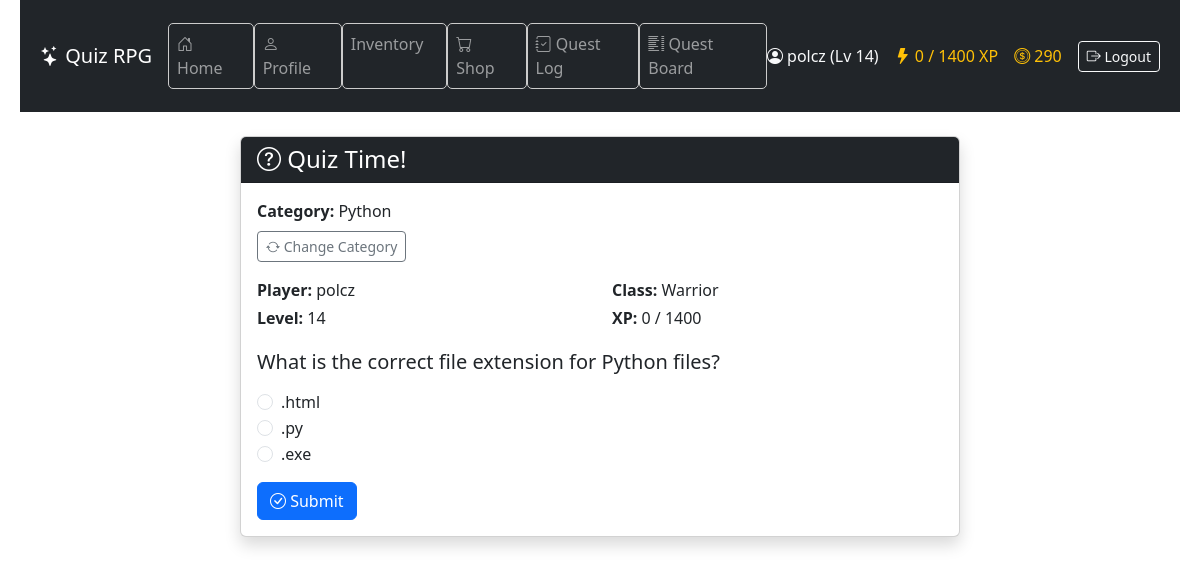
The app's page /quiz/ (signed in) with its own data.
### game/models.py (models this page shows, shortened)
class Character(models.Model):
    CLASS_CHOICES = [
        ("warrior", "Warrior"),
        ("mage", "Mage"),
        ("rogue", "Rogue"),
    ]
    user = models.OneToOneField(User, on_delete=models.CASCADE)
    name = models.CharField(max_length=100)
    character_class = models.CharField(
        max_length=20, choices=CLASS_CHOICES, default="warrior"
    )
    level = models.IntegerField(default=1)
    experience = models.IntegerField(default=0)
    hp = models.PositiveIntegerField(default=100)
    max_hp = models.PositiveIntegerField(default=100)
    mana = models.PositiveIntegerField(default=50)
    max_mana = models.PositiveIntegerField(default=50)
    stamina = models.PositiveIntegerField(default=50)
    max_stamina = models.PositiveIntegerField(default=50)
    armor = models.PositiveIntegerField(default=0)
    physical_min_damage = models.PositiveIntegerField(default=1)
    physical_max_damage = models.PositiveIntegerField(default=3)
    spell_power = models.PositiveIntegerField(default=0)
    hp_regeneration = models.PositiveIntegerField(default=0)
    mana_regeneration = models.PositiveIntegerField(default=0)
    stamina_regeneration = models.PositiveIntegerField(default=0)
    items = models.ManyToManyField("Item", related_name="characters", blank=True)
    equipped_head = models.ForeignKey(
        "Item",
        null=True,
        blank=True,
        related_name="equipped_on_head",
        on_delete=models.SET_NULL,
    )
    equipped_body = models.ForeignKey(
        "Item",
        null=True,
        blank=True,
        related_name="equipped_on_body",
        on_delete=models.SET_NULL,
    )
    equipped_legs = models.ForeignKey(
        "Item",
        null=True,
        blank=True,
        related_name="equipped_on_legs",
        on_delete=models.SET_NULL,
    )
    equipped_feet = models.ForeignKey(
        "Item",
        null=True,
        blank=True,
        related_name="equipped_on_feet",
        on_delete=models.SET_NULL,
    )
    equipped_hand_right = models.ForeignKey(
        "Item",
        null=True,
        blank=True,
        related_name="equipped_on_hand_right",
        on_delete=models.SET_NULL,
    )
    equipped_hand_left = models.ForeignKey(
        "Item",
        null=True,
        blank=True,
        related_name="equipped_on_hand_left",
        on_delete=models.SET_NULL,
    )
    strength = models.IntegerField(default=5)
    intelligence = models.IntegerField(default=5)
    agility = models.IntegerField(default=5)
    luck = models.IntegerField(default=5)
    stat_points = models.IntegerField(default=0)
    gold = models.IntegerField(default=0)
    class XpReward(TypedDict):
        total: int
        base: int
        strength_bonus: int
        intelligence_bonus: int
        double: bool

class Question(models.Model):
    text = models.CharField(max_length=255)
    category = models.ForeignKey(
        "Category", on_delete=models.CASCADE, null=True, blank=True
    )

class Category(models.Model):
    name = models.CharField(max_length=100)

class Answer(models.Model):
    question = models.ForeignKey(
        "Question", related_name="answers", on_delete=models.CASCADE
    )
    text = models.CharField(max_length=255)
    is_correct = models.BooleanField(default=False)

### game/views.py (the view, shortened to what this page needs)
# urls.py: path("quiz/", views.quiz_view, name="quiz"),
@character_required
def quiz_view(request):
    character, created = Character.objects.get_or_create(
        user=request.user,
        defaults={"name": request.user.username},
    )
    category_id = request.session.get("selected_category")
    questions = Question.objects.all()
    if category_id:
        questions = questions.filter(category_id=category_id)
    if not questions.exists():
        return render(request, "game/no_questions.html", {"category_id": category_id})
    if not character.character_class:
        return redirect("choose_class")
    feedback = request.session.pop("feedback", None)
    question = random.choice(questions)
    return render(
        request,
        "game/quiz.html",
        {"question": question, "character": character, "feedback": feedback},
    )

### game/context_processors.py (called while the page is built)
def character_context(request):
    if request.user.is_authenticated:
        try:
            character = Character.objects.get(user=request.user)
            return {"character": character}
        except Character.DoesNotExist:
            return {}
    return {}

### game/templates/game/quiz.html (shortened to what this page needs)
{% extends "game/base.html" %}
{% block content %}
<div class="container my-4">
  <div class="row justify-content-center">
    <div class="col-lg-8">
      <div class="card shadow">
        <div class="card-header bg-dark text-white">
          <h4 class="mb-0"><i class="bi bi-question-circle"></i> Quiz Time!</h4>
        </div>
        <div class="card-body">
          {% if question.category %}
          <p class="mb-2">
            <strong>Category:</strong> {{ question.category.name }}
          </p>
          {% endif %}
          <p>
            <a href="{% url 'clear_category' %}" class="btn btn-sm btn-outline-secondary">
              <i class="bi bi-arrow-repeat"></i> Change Category
            </a>
          </p>
          <div class="mb-3 row row-cols-2">
            <p class="mb-1"><strong>Player:</strong> {{ character.name }}</p>
            <p class="mb-1"><strong>Class:</strong> {{ character.get_character_class_display }}</p>
            <p class="mb-1"><strong>Level:</strong> {{ character.level }}</p>
            <p class="mb-1">
              <strong>XP:</strong> {{ character.experience }} / {{ character.level|add:"0" }}00
            </p>
          </div>
          <form method="post">
            <div class="mb-3">
              <h5 class="mb-3">{{ question.text }}</h5>
              {% for answer in question.answers.all %}
              <div class="form-check">
                <input
                  class="form-check-input"
                  type="radio"
                  name="answer"
                  id="answer{{ answer.id }}"
                  value="{{ answer.id }}"
                />
                <label class="form-check-label" for="answer{{ answer.id }}">
                  {{ answer.text }}
                </label>
              </div>
              {% endfor %}
            </div>
            <button type="submit" class="btn btn-primary">
              <i class="bi bi-check-circle"></i> Submit
            </button>
          </form>
        </div>
      </div>
    </div>
  </div>
</div>
{% endblock %}

### game/templates/game/base.html (shortened to what this page needs)
{% load static %}
<!DOCTYPE html>
<html lang="en">
  <head>
    <link rel="stylesheet" type="text/css" href="{% static 'game/style.css' %}" />
    <link href="https://cdn.jsdelivr.net/npm/bootstrap@5.3.3/dist/css/bootstrap.min.css" rel="stylesheet" />
    <link href="https://cdn.jsdelivr.net/npm/bootstrap-icons@1.11.3/font/bootstrap-icons.css" rel="stylesheet" />
  </head>
  <body>
    <header class="bg-dark text-white">
      <nav class="navbar navbar-expand-lg navbar-dark container">
        <a class="navbar-brand" href="{% url 'home' %}">
          <i class="bi bi-stars"></i> Quiz RPG
        </a>
        <div class="collapse navbar-collapse justify-content-between" id="navbarNav">
          <ul class="navbar-nav me-auto mb-2 mb-lg-0">
            <li class="nav-item"><a class="nav-link" href="{% url 'home' %}"><i class="bi bi-house-door"></i> Home</a></li>
            <li class="nav-item"><a class="nav-link" href="{% url 'profile' %}"><i class="bi bi-person"></i> Profile</a></li>
            <li class="nav-item"><a class="nav-link" href="{% url 'inventory' %}"> Inventory</a></li>
            <li class="nav-item"><a class="nav-link" href="{% url 'shop' %}"><i class="bi bi-cart"></i> Shop</a></li>
            <li class="nav-item"><a class="nav-link" href="{% url 'quest_log' %}"><i class="bi bi-journal-check"></i> Quest Log</a></li>
            <li class="nav-item"><a class="nav-link" href="{% url 'quest_list' %}"><i class="bi bi-list-columns"></i> Quest Board</a></li>
          </ul>
          <div class="d-flex align-items-center gap-3 text-nowrap">
            {% if user.is_authenticated %}
              {% if character %}
                <span class="text-light"><i class="bi bi-person-circle"></i> {{ character.name }} (Lv {{ character.level }})</span>
                <span class="text-warning"><i class="bi bi-lightning-fill"></i> {{ character.experience }} / {{ character.level|add:"0" }}00 XP</span>
                <span class="text-warning"><i class="bi bi-coin"></i> {{ character.gold }}</span>
              {% else %}
                <span class="text-light"><i class="bi bi-person-circle"></i> {{ user.username }}</span>
              {% endif %}
              <form method="post" action="{% url 'logout' %}" class="d-inline">
                <button type="submit" class="btn btn-outline-light btn-sm">
                  <i class="bi bi-box-arrow-right"></i> Logout
                </button>
              </form>
            {% else %}
              <a href="{% url 'login' %}" class="btn btn-outline-light btn-sm"><i class="bi bi-box-arrow-in-right"></i> Login</a>
              <a href="{% url 'register' %}" class="btn btn-outline-light btn-sm"><i class="bi bi-person-plus"></i> Register</a>
            {% endif %}
          </div>
        </div>
      </nav>
    </header>
    <main class="container mb-5">
      {% block content %}{% endblock %}
    </main>
  </body>
</html>

### game/static/game/style.css (style rules this page uses)
body { font-family: "Segoe UI", sans-serif; background-color: #f4f4f4; color: #333; margin: 0; padding: 0 20px; }
header { background-color: #222; color: white; padding: 15px 20px; display: flex; flex-direction: column; align-items: flex-start; }
nav a { color: #ddd; text-decoration: none; margin-right: 15px; }
nav li { background: none !important; width: auto !important; height: auto !important; padding: 0 !important; margin: 0 !important; display: list-item; }
button { background-color: #4CAF50; color: white; border: none; padding: 8px 16px; margin-top: 5px; cursor: pointer; border-radius: 4px; }
ul { list-style: none; padding-left: 0; }
li { background-color: white; border: 1px solid #ccc; margin: 5px 0; padding: 10px; border-radius: 5px; }

### records on screen
Character: name "polcz", level "14", experience "0", level|add "14", gold "290", character_class "Warrior"
Question: category.name "Python", text "What is the correct file extension for Python files?"
Answer: text ".html"
Answer: text ".py"
Answer: text ".exe"
